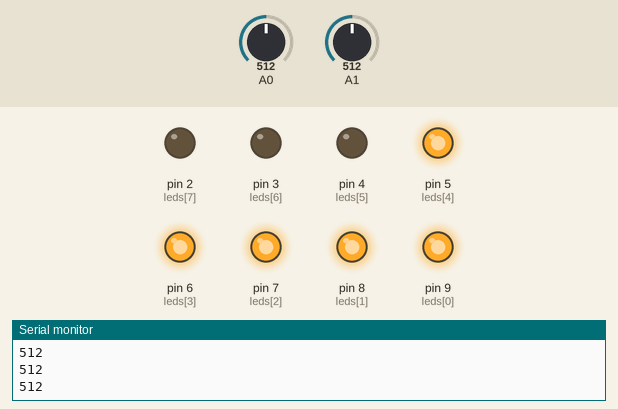
Simulated run of this sketch. Board: Arduino Uno, built with avr-gcc and run on an emulated ATmega328P. On the bench: output pins drawn as LEDs (lit = HIGH), the last lines printed to the serial monitor. Dashed ring = blinking. Inputs (shaded band) come from the test bench; at power-on: A0 = 512, A1 = 512.

Above: at 1.2 s.
1.3 s: A0 set to 674
2.8 s: A0 set to 701
At 3.8 s:
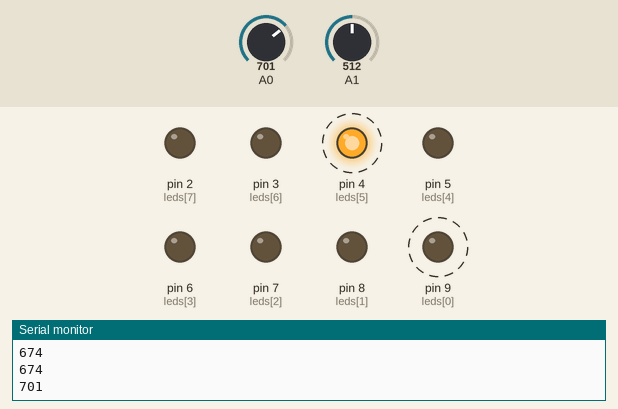
5.8 s: A0 set to 331
At 6.5 s:
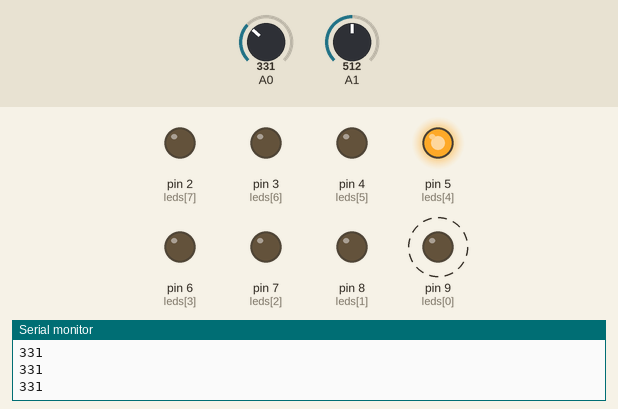
7.4 s: A1 set to 501
At 8.6 s:
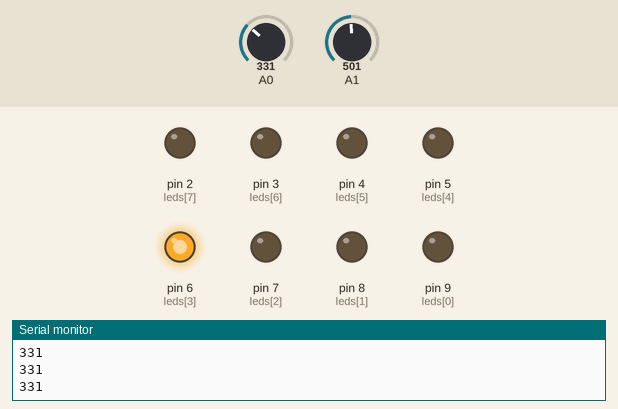
8.9 s: A1 set to 522
At 10.1 s:
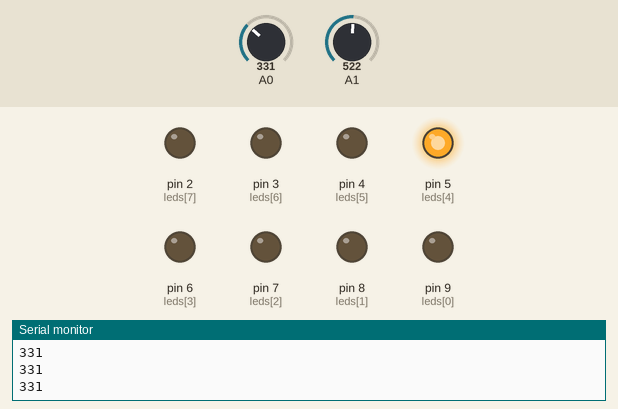
10.4 s: A0 set to 355
At 11.9 s:
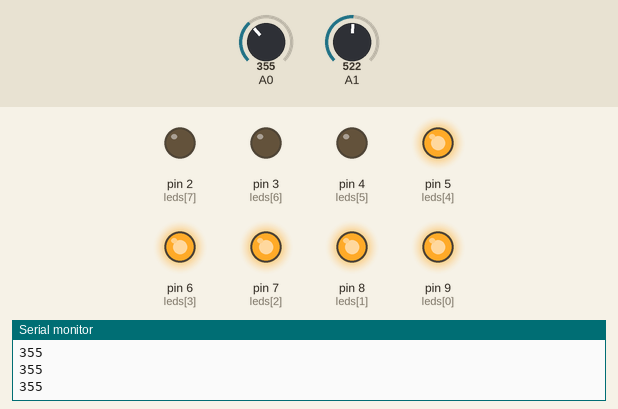
Timing chart, 0 to 12.9 s (numbered marks = the images above; inputs shaded):
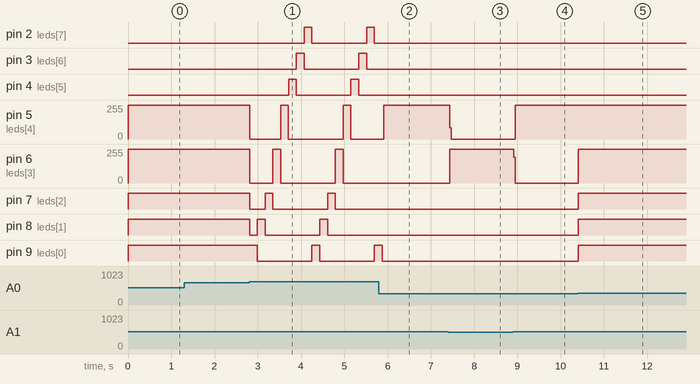

Measured:
- the behaviour switches between 682 and 683 on A0 (found by bisection; images 0 and 1)
- the behaviour switches between 512 and 511 on A1 (found by bisection; images 2 and 3)
- the behaviour switches between 340 and 341 on A0 (found by bisection; images 4 and 5)
- after the input at 2.8 s, pin 2 (leds[7]): alternates HIGH for 0.18 s and LOW for 1.3 s, starting after 1.3 s; pin 3 (leds[6]): alternates HIGH for 0.18 s and LOW for 1.3 s, starting after 1.1 s
- after the input at 5.8 s, pin 2 (leds[7]): stays LOW (without the input it goes to HIGH after 1.2 s); pin 3 (leds[6]): stays LOW (without the input it goes to HIGH after 0.98 s)
- after the input at 7.4 s, pin 5 (leds[4]): 253/255 → 0/255 at once; pin 6 (leds[3]): 0/255 → 254/255 at once
- after the input at 8.9 s, pin 5 (leds[4]): 0/255 → 254/255 after 0.06 s; pin 6 (leds[3]): 254/255 → 0/255 at once
- after the input at 10.4 s, pin 5 (leds[4]): 254/255 → 255/255 at once; pin 6 (leds[3]): 0/255 → 255/255 at once; pin 7 (leds[2]), pin 8 (leds[1]), pin 9 (leds[0]): LOW → HIGH at once

The sketch:

Arduino_Lab4_ECE_Daniel.ino
```cpp
//Lab 3, Daniel Tikhonov November 8th 2026 ECE 1004

int pot0 = 0;
int pot1 = 1;
int leds[] = {9, 8, 7, 6, 5, 4, 3, 2};
//intial variables copied from the lab pdf

void setup() { //runs once
  Serial.begin(9600);
  for (int i = 0; i < 8; i++) {
 pinMode(leds[i], OUTPUT); //sets all LEDs to output
  }
}

void loop() {
  // Read potentiometer values
  pot0 = analogRead(A0);
  pot1 = analogRead(A1);
  Serial.println(pot0); // Debug
 if (pot0 < 341) { //First estimate of the first third analog input range (0-341, relative to 0-1023)
 //Sequence 1 will Turn on ONE single light based on Pot 1's range
   sequence1(pot1);
 }

 else if (pot0 < 683) { //Rough estimate of the second third analog input range (from 342-683, relative to 0-1023)
 //Sequence 2 will turn on ALL lights based on Pot's 1 range
  for(int i=0; i < 8;i++){
    if((i*128) <= pot1){
      digitalWrite(leds[i], 1);
    }
    else{
      digitalWrite(leds[i], 0);
    }
  }
 }
else {
  for (int k = 0; k < 8; k++) { //3rd Sequence Implementation
    pot0 = analogRead(A0);          // re-read so changes take effect mid-wave
    pot1 = analogRead(A1);
    if (pot0 < 683) break;          // Pot 0 left the last third, so exit the wave
    allOff();
    digitalWrite(leds[k], HIGH);
    delay(speedOfDelay(pot1));
  }
}
}
void sequence1(int pot1){
  allOff();
  if (pot1 < 128)      { digitalWrite(leds[0], HIGH); }
  else if (pot1 < 256) { digitalWrite(leds[1], HIGH); }
  else if (pot1 < 384) { digitalWrite(leds[2], HIGH); }
  else if (pot1 < 512) { digitalWrite(leds[3], HIGH); }
  else if (pot1 < 640) { digitalWrite(leds[4], HIGH); }
  else if (pot1 < 768) { digitalWrite(leds[5], HIGH); }
  else if (pot1 < 896) { digitalWrite(leds[6], HIGH); }
  else                 { digitalWrite(leds[7], HIGH); }
}
 long speedOfDelay(int num){//This function Dynamically determines the speed of the light wave sequence
   return map(num, 0 , 1023, 60, 300);
}
 void allOff(){
      for (int i = 0; i < 8; i++) {
    digitalWrite(leds[i], LOW); //turns off all previous LEDS that were on before
 }
}
```
